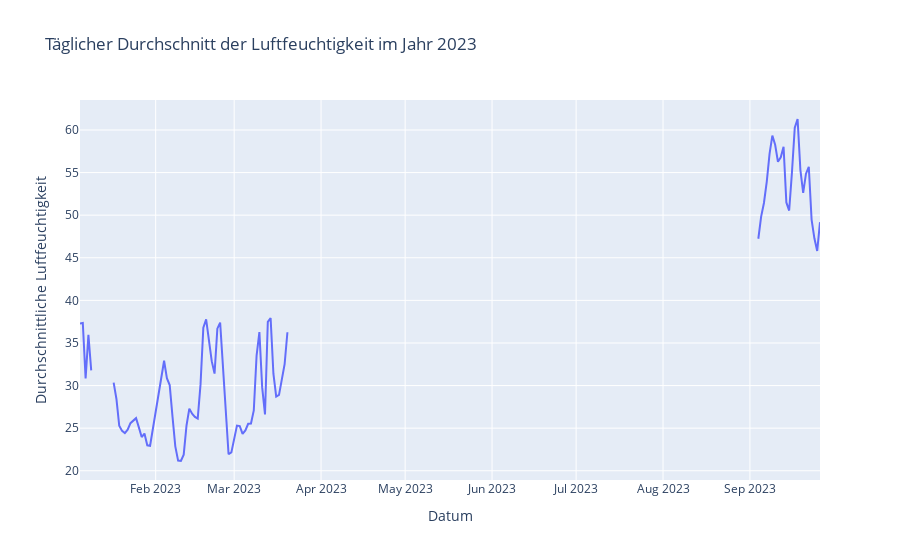

The cell this chart's notebook holds for it:
### Code cell
fig = px.line(daily_avg_hum_2023, x='date_time', y='hum', title='Täglicher Durchschnitt der Luftfeuchtigkeit im Jahr 2023',
              labels={'date_time': 'Datum', 'hum': 'Durchschnittliche Luftfeuchtigkeit'})

fig.show()

### Figure 1 — Plotly figure (JSON) as saved in the notebook; plotly's stock layout.template omitted (floating-point values rounded to 4 significant figures; data arrays with more than 128 entries replaced by an {"elided": "..."} marker saying what was removed)
{"data": [{"hovertemplate": "Datum=%{x}<br>Durchschnittliche Luftfeuchtigkeit=%{y}<extra></extra>", "legendgroup": "", "line": {"color": "#636efa", "dash": "solid"}, "marker": {"symbol": "circle"}, "mode": "lines", "name": "", "orientation": "v", "showlegend": false, "type": "scatter", "x": {"elided": "265 str values"}, "xaxis": "x", "y": {"elided": "265 float values"}, "yaxis": "y"}], "layout": {"legend": {"tracegroupgap": 0}, "title": {"text": "Täglicher Durchschnitt der Luftfeuchtigkeit im Jahr 2023"}, "xaxis": {"anchor": "y", "domain": [0, 1], "title": {"text": "Datum"}}, "yaxis": {"anchor": "x", "domain": [0, 1], "title": {"text": "Durchschnittliche Luftfeuchtigkeit"}}}}
